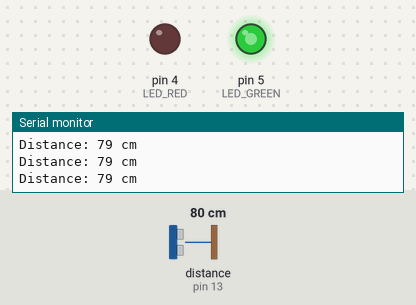
Simulated run of this sketch. Board: Arduino Uno, built with avr-gcc and run on an emulated ATmega328P. On the bench: output pins drawn as LEDs (lit = HIGH), the last lines printed to the serial monitor. Wiring (inferred from the names in the program): ultrasonic range finder: trigger pin 12; echo pin 13. Inputs (shaded band) come from the test bench; at power-on: distance to the obstacle (sensor on pin 13) 80 cm. The echo pulse lasts 58.3 µs per cm; pins used as bus, display or sensor lines are not drawn.

Above: at 1.2 s.
1.3 s: distance to the obstacle (sensor on pin 13) set to 2 cm
At 2.5 s:
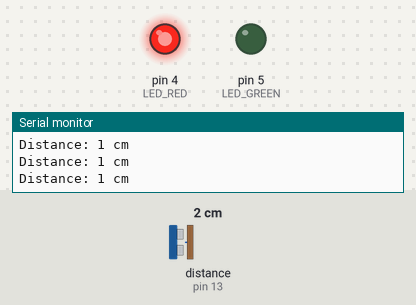
2.9 s: distance to the obstacle (sensor on pin 13) set to 28 cm
5.9 s: distance to the obstacle (sensor on pin 13) set to 32 cm
8.9 s: distance to the obstacle (sensor on pin 13) set to 250 cm
At 9.18 s:
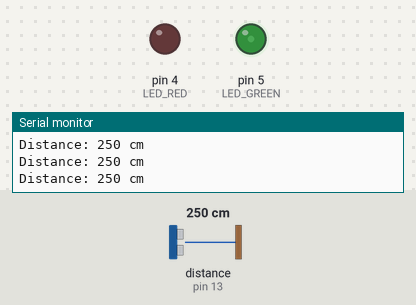
Timing chart, 0 to 12.9 s (numbered marks = the images above; inputs shaded):
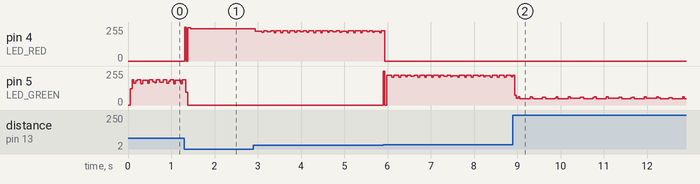

Measured:
- after the input at 1.3 s, pin 4 (LED_RED): 0/255 → 248/255 at once, → 242/255 0.14 s later

The sketch:

test_ultrasonicsensor.ino
```cpp
/*
* Ultrasonic Sensor HC-SR04 and Arduino Tutorial

*/
// defines pins numbers
const int trigPin = 12;
const int echoPin = 13;
const int LED_GREEN = 5 ;
const int LED_RED = 4 ;


// defines variables
long duration;
int distance;

void setup() {
  pinMode(trigPin, OUTPUT); // Sets the trigPin as an Output
  pinMode(echoPin, INPUT); // Sets the echoPin as an Input
  pinMode(LED_GREEN, OUTPUT) ;
  pinMode(LED_RED, OUTPUT) ;
  Serial.begin(9600); // Starts the serial communication
}

void loop() {
    digitalWrite(LED_GREEN, LOW) ;
    digitalWrite(LED_RED, LOW) ;

  // Clears the trigPin
  digitalWrite(trigPin, LOW);
  delayMicroseconds(2);
  // Sets the trigPin on HIGH state for 10 micro seconds
  digitalWrite(trigPin, HIGH);
  delayMicroseconds(10);
  digitalWrite(trigPin, LOW);

  // Reads the echoPin, returns the sound wave travel time in microseconds
  duration = pulseIn(echoPin, HIGH);
  // Calculating the distance
  //distance= duration*0.034/2;
  distance = (duration/2) / 29.1;
  if (distance >= 30) {
   digitalWrite(LED_GREEN, HIGH) ;
   digitalWrite(LED_RED, LOW) ;
  }
  if (distance < 30) {
   digitalWrite(LED_GREEN, LOW) ;
   digitalWrite(LED_RED, HIGH) ;
  }

  // Prints the distance on the Serial Monitor
  Serial.print("Distance: ");
  Serial.print(distance);
  Serial.println(" cm");


}
```
